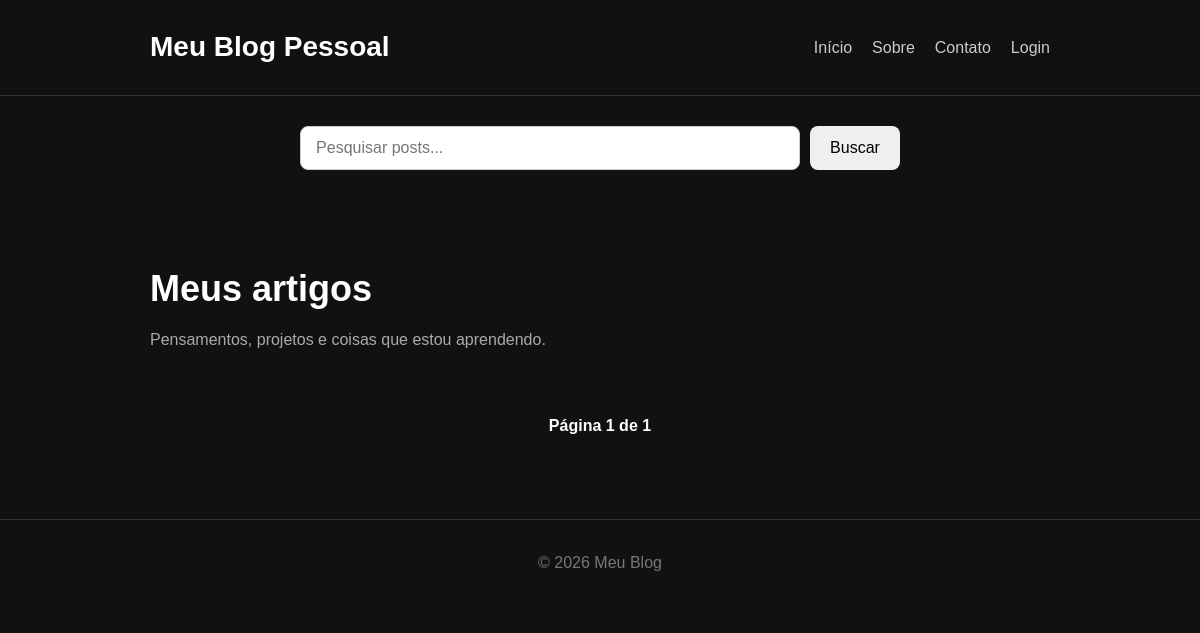
/, run on an earlier commit of the app's database.
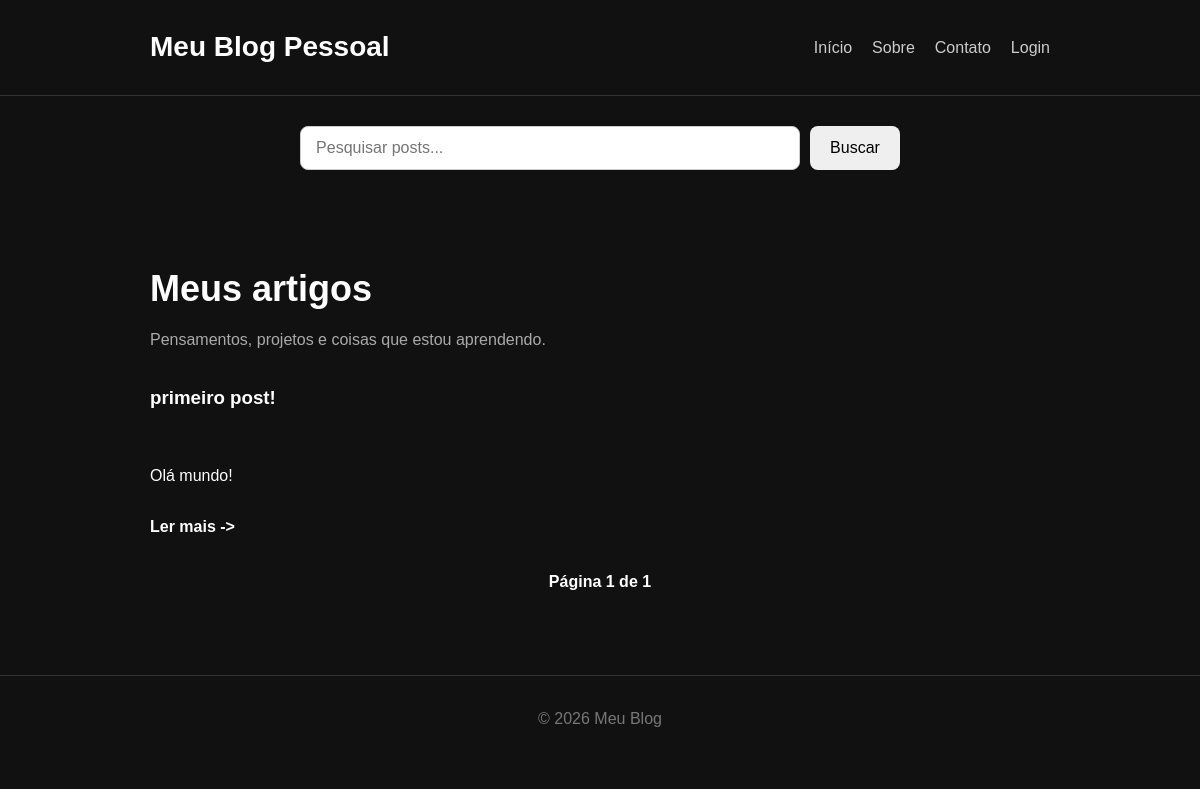
And on a later commit of the database.
### tables this page shows
CREATE TABLE posts (
            id INTEGER PRIMARY KEY AUTOINCREMENT,
            title TEXT NOT NULL,
            content TEXT NOT NULL
        );

### app.py (the view)
@app.route("/")
def home():
    page = request.args.get("page", 1, type=int)
    posts_per_page = 5
    offset = (page - 1) * posts_per_page
    posts = get_all_posts(posts_per_page, offset)
    total_posts = get_posts_count()
    total_pages = max(1, math.ceil(total_posts/posts_per_page))
    return render_template("index.html", posts=posts, page=page, total_pages=total_pages)

### app.py (called while the page is built)
def get_current_user():
    if "user_id" not in session:
        return None
    return get_user_by_id(session["user_id"])

@app.context_processor
def inject_user():
    return {
        "user": get_current_user()
    }

@app.template_filter("format_datetime")
def format_datetime(value):
    if not value:
        return ""
    dt = datetime.strptime(value, "%Y-%m-%d %H:%M:%S")
    dt = dt.replace(tzinfo=timezone.utc)
    dt = dt.astimezone(ZoneInfo("America/Recife"))
    return dt.strftime("%d/%m/%Y às %H:%M")

### database.py (called while the page is built)
def get_db_connection():
    conn = sqlite3.connect("blog.db")
    conn.row_factory = sqlite3.Row
    return conn

def get_all_posts(limit, offset):
    conn = get_db_connection()
    posts = conn.execute(
        """
        SELECT * FROM posts
        ORDER BY id DESC
        LIMIT ? OFFSET ?
        """,
        (limit, offset)
    ).fetchall()
    conn.close()
    return posts

def get_posts_count():
    conn = get_db_connection()
    count = conn.execute(
        "SELECT COUNT(*) FROM posts"
    ).fetchone()[0]
    conn.close()
    return count

### templates/index.html (shortened to what this page needs)
<!DOCTYPE html>
<html lang="pt-br">
<head>
    <link rel="stylesheet" href="{{ url_for('static', filename='css/style.css') }}">
</head>
<body>
    <header class="header">
        <div class="container">
            <h1>Meu Blog Pessoal</h1>
            <nav>
                <a href="/">Início</a>
                <a href="#">Sobre</a>
                <a href="#">Contato</a>
                {% if user %}
                    <span>Olá, {{ user["username"] }}!</span>
                    <a href="{{url_for('create_post')}}">Novo post</a>
                    <a href="{{url_for('logout')}}">Sair</a>
                {% else %}
                    <a href="{{url_for('login')}}">Login</a>
                {% endif %}
            </nav>
        </div>
    </header>
    <form action="{{ url_for('search') }}" method="GET" class="search-form">
        <input type="text" name="q" placeholder="Pesquisar posts..." value="{{ search_query or '' }}">
        <button type="submit">Buscar</button>
    </form>
    <main class="container">
        <section class="intro">
            <h2>Meus artigos</h2>
            <p>
                Pensamentos, projetos e coisas que estou aprendendo.
            </p>
        </section>
        <section class="posts">
            {% for post in posts %}
            <article class="posts">
                <h3>{{post["title"]}}</h3>
                <p>
                    {{ post["content"] }}
                </p>
                <a href="{{url_for('post', id=post['id'])}}" class="read-more">
                    Ler mais ->
                </a>
            </article>
            {% endfor %}
        </section>
    </main>
    <div class="pagination">
        <span>
            Página {{page}} de {{ total_pages }}
        </span>
    </div>
    <footer class="footer">
        <p>
            © 2026 Meu Blog
        </p>
    </footer>
</body>
</html>

What changed in the data, as far as the page shows it:
added posts: title "primeiro post!", content "Olá mundo!"
